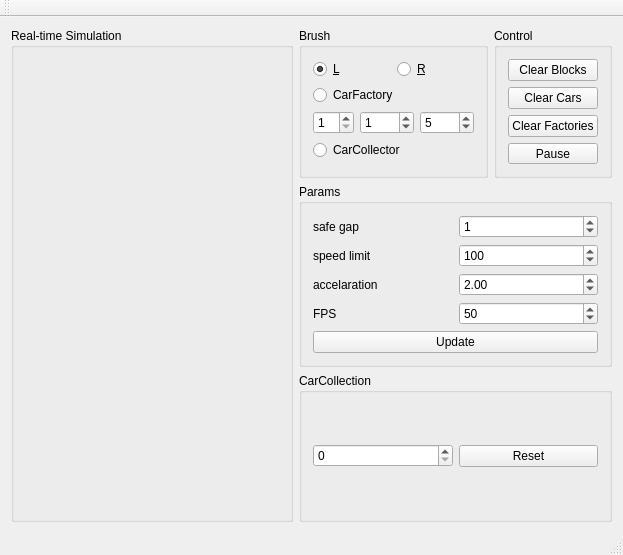
<?xml version="1.0" encoding="UTF-8"?>
<ui version="4.0">
 <class>MainWindow</class>
 <widget class="QMainWindow" name="MainWindow">
  <property name="geometry">
   <rect>
    <x>0</x>
    <y>0</y>
    <width>623</width>
    <height>555</height>
   </rect>
  </property>
  <property name="windowTitle">
   <string>MainWindow</string>
  </property>
  <widget class="QWidget" name="centralWidget">
   <layout class="QHBoxLayout" name="horizontalLayout_5">
    <item>
     <widget class="QGroupBox" name="groupBox">
      <property name="minimumSize">
       <size>
        <width>0</width>
        <height>200</height>
       </size>
      </property>
      <property name="title">
       <string>Real-time Simulation</string>
      </property>
      <layout class="QHBoxLayout" name="horizontalLayout_2">
       <item>
        <widget class="ArenaWidget" name="widget" native="true"/>
       </item>
      </layout>
     </widget>
    </item>
    <item>
     <layout class="QVBoxLayout" name="verticalLayout">
      <item>
       <layout class="QHBoxLayout" name="horizontalLayout">
        <item>
         <widget class="QGroupBox" name="groupBox_2">
          <property name="maximumSize">
           <size>
            <width>16777215</width>
            <height>150</height>
           </size>
          </property>
          <property name="title">
           <string>Brush</string>
          </property>
          <layout class="QVBoxLayout" name="verticalLayout_4">
           <item>
            <layout class="QHBoxLayout" name="horizontalLayout_9">
             <item>
              <widget class="QRadioButton" name="LBrushRadioButton">
               <property name="text">
                <string>&amp;L</string>
               </property>
               <property name="checked">
                <bool>true</bool>
               </property>
              </widget>
             </item>
             <item>
              <widget class="QRadioButton" name="RBrushRadioButton">
               <property name="text">
                <string>&amp;R</string>
               </property>
              </widget>
             </item>
            </layout>
           </item>
           <item>
            <widget class="QRadioButton" name="CarFactoryRadioButton">
             <property name="text">
              <string>CarFactory</string>
             </property>
            </widget>
           </item>
           <item>
            <layout class="QHBoxLayout" name="horizontalLayout_8">
             <item>
              <widget class="QSpinBox" name="gf_spinBox">
               <property name="minimum">
                <number>1</number>
               </property>
              </widget>
             </item>
             <item>
              <widget class="QSpinBox" name="maxSpeed_spinBox">
               <property name="maximum">
                <number>1000</number>
               </property>
               <property name="value">
                <number>1</number>
               </property>
              </widget>
             </item>
             <item>
              <widget class="QSpinBox" name="minSpeed_spinBox">
               <property name="maximum">
                <number>1000</number>
               </property>
               <property name="value">
                <number>5</number>
               </property>
              </widget>
             </item>
            </layout>
           </item>
           <item>
            <widget class="QRadioButton" name="CarCollectorRadioButton">
             <property name="text">
              <string>CarCollector</string>
             </property>
            </widget>
           </item>
          </layout>
         </widget>
        </item>
        <item>
         <widget class="QGroupBox" name="groupBox_3">
          <property name="maximumSize">
           <size>
            <width>16777215</width>
            <height>150</height>
           </size>
          </property>
          <property name="title">
           <string>Control</string>
          </property>
          <layout class="QVBoxLayout" name="verticalLayout_3">
           <item>
            <widget class="QPushButton" name="pushButton">
             <property name="text">
              <string>Clear Blocks</string>
             </property>
            </widget>
           </item>
           <item>
            <widget class="QPushButton" name="pushButton_2">
             <property name="text">
              <string>Clear Cars</string>
             </property>
            </widget>
           </item>
           <item>
            <widget class="QPushButton" name="pushButton_5">
             <property name="text">
              <string>Clear Factories</string>
             </property>
            </widget>
           </item>
           <item>
            <widget class="QPushButton" name="pushButton_4">
             <property name="text">
              <string>Pause</string>
             </property>
            </widget>
           </item>
          </layout>
         </widget>
        </item>
       </layout>
      </item>
      <item>
       <widget class="QGroupBox" name="groupBox_4">
        <property name="minimumSize">
         <size>
          <width>230</width>
          <height>0</height>
         </size>
        </property>
        <property name="maximumSize">
         <size>
          <width>16777215</width>
          <height>1677215</height>
         </size>
        </property>
        <property name="title">
         <string>Params</string>
        </property>
        <layout class="QVBoxLayout" name="verticalLayout_2">
         <item>
          <layout class="QHBoxLayout" name="horizontalLayout_3">
           <item>
            <widget class="QLabel" name="label">
             <property name="text">
              <string>safe gap</string>
             </property>
            </widget>
           </item>
           <item>
            <widget class="QSpinBox" name="safeGapSpinBox">
             <property name="minimum">
              <number>-99999</number>
             </property>
             <property name="maximum">
              <number>99999</number>
             </property>
             <property name="value">
              <number>1</number>
             </property>
            </widget>
           </item>
          </layout>
         </item>
         <item>
          <layout class="QHBoxLayout" name="horizontalLayout_4">
           <item>
            <widget class="QLabel" name="label_2">
             <property name="text">
              <string>speed limit</string>
             </property>
            </widget>
           </item>
           <item>
            <widget class="QSpinBox" name="speedLimitSpinBox">
             <property name="minimum">
              <number>-99999</number>
             </property>
             <property name="maximum">
              <number>99999</number>
             </property>
             <property name="value">
              <number>100</number>
             </property>
            </widget>
           </item>
          </layout>
         </item>
         <item>
          <layout class="QHBoxLayout" name="horizontalLayout_6">
           <item>
            <widget class="QLabel" name="label_3">
             <property name="text">
              <string>accelaration</string>
             </property>
            </widget>
           </item>
           <item>
            <widget class="QDoubleSpinBox" name="accDoubleSpinBox">
             <property name="minimum">
              <double>-99999.000000000000000</double>
             </property>
             <property name="maximum">
              <double>99999.000000000000000</double>
             </property>
             <property name="value">
              <double>2.000000000000000</double>
             </property>
            </widget>
           </item>
          </layout>
         </item>
         <item>
          <layout class="QHBoxLayout" name="horizontalLayout_7">
           <item>
            <widget class="QLabel" name="label_4">
             <property name="text">
              <string>FPS</string>
             </property>
            </widget>
           </item>
           <item>
            <widget class="QSpinBox" name="fpsSpinBox">
             <property name="minimum">
              <number>-99999</number>
             </property>
             <property name="maximum">
              <number>99999</number>
             </property>
             <property name="value">
              <number>50</number>
             </property>
            </widget>
           </item>
          </layout>
         </item>
         <item>
          <widget class="QPushButton" name="pushButton_3">
           <property name="text">
            <string>Update</string>
           </property>
          </widget>
         </item>
        </layout>
       </widget>
      </item>
      <item>
       <widget class="QGroupBox" name="groupBox_5">
        <property name="title">
         <string>CarCollection</string>
        </property>
        <layout class="QHBoxLayout" name="horizontalLayout_10">
         <item>
          <widget class="QSpinBox" name="spinBox">
           <property name="maximum">
            <number>1000000</number>
           </property>
          </widget>
         </item>
         <item>
          <widget class="QPushButton" name="pushButton_6">
           <property name="text">
            <string>Reset</string>
           </property>
          </widget>
         </item>
        </layout>
       </widget>
      </item>
     </layout>
    </item>
   </layout>
  </widget>
  <widget class="QMenuBar" name="menuBar">
   <property name="geometry">
    <rect>
     <x>0</x>
     <y>0</y>
     <width>623</width>
     <height>25</height>
    </rect>
   </property>
  </widget>
  <widget class="QToolBar" name="mainToolBar">
   <attribute name="toolBarArea">
    <enum>TopToolBarArea</enum>
   </attribute>
   <attribute name="toolBarBreak">
    <bool>false</bool>
   </attribute>
  </widget>
  <widget class="QStatusBar" name="statusBar"/>
 </widget>
 <layoutdefault spacing="6" margin="11"/>
 <customwidgets>
  <customwidget>
   <class>ArenaWidget</class>
   <extends>QWidget</extends>
   <header>arenawidget.h</header>
   <container>1</container>
  </customwidget>
 </customwidgets>
 <resources/>
 <connections/>
</ui>
